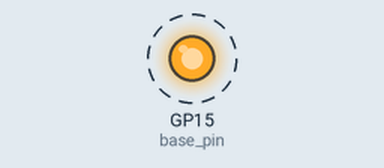
Simulated run of this program. Board: Raspberry Pi Pico running MicroPython. Parts: output pins drawn as LEDs (lit = HIGH). Dashed ring = blinking.

Above: at 0.5 s.
Timing chart, 0 to 4.6 s (numbered marks = the images above):
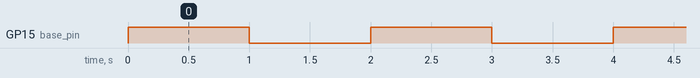

Measured:
- by itself, GP15 (base_pin): alternates HIGH for 1.0 s and LOW for 1.0 s

The program:

transistor.py
```python
from machine import Pin
from time import sleep

# Ustawienie GP15 jako wyjście
base_pin = Pin(15, Pin.OUT)

while True:
    # Włącz diodę LED (poprzez podanie napięcia na bazę tranzystora)
    base_pin.value(1)
    sleep(1)  # Świeć przez 1 sekundę

    # Wyłącz diodę LED (poprzez odcięcie napięcia na bazie tranzystora)
    base_pin.value(0)
    sleep(1)  # Czekaj przez 1 sekundę
```
